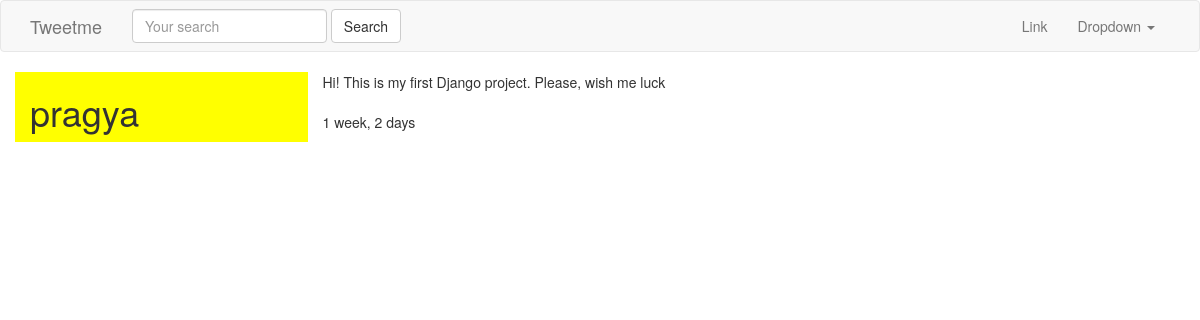
/tweet/1/, run on the app's committed database.
### tweets/models.py (models this page shows, shortened)
class Tweet(models.Model):
	parent = models.ForeignKey("self", blank=True, null=True, on_delete=models.CASCADE,)
	user = models.ForeignKey(settings.AUTH_USER_MODEL, on_delete=models.CASCADE,)
	content = models.CharField(max_length=140, validators=[valiadte_content])
	updated = models.DateTimeField(auto_now=True)
	timestamp = models.DateTimeField(auto_now_add=True)
	objects = TweetManager()
	class Meta:
		ordering = ['-timestamp']

### tweets/views.py (the view)
# urls.py: url(r'^(?P<pk>\d+)/$',TweetDetailView.as_view(), name='detail'),
class TweetDetailView(DetailView):
	queryset = Tweet.objects.all()

### tweets/templates/tweets/tweet_detail.html
{% extends "base.html" %}
{% block content %}
<div class='row'>
	<div class='col-sm-3 col-xs-12' style='background-color:yellow;'>
		<h1>{{ object.user }}</h1>
	</div>
	<div class='col-sm-9 col-xs-12'>
		{{ object.content }}<br/>
	<br/>
		{{ object.timestamp|timesince }}
	</div>
</div>
{% endblock content %}

### data on the page
Tweet: user "pragya", content "Hi! This is my first Django project. Please, wish me luck", timestamp "1 week, 2 days"
